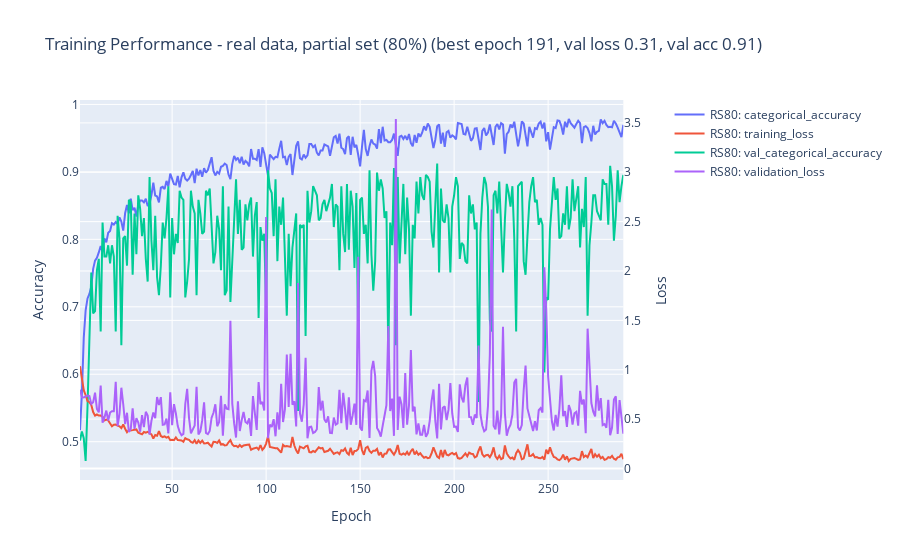

Notebook code cell kept with this figure:
### Code cell
files = {
    'RS80': "models/RS80_pointnet_history.json",
    }

histories = {}
for key in files.keys():
    with open(files[key], 'r') as f:
        histories[key] = json.load(f)

plot_training_performance(histories, 'categorical_accuracy', 'val_categorical_accuracy', 'Training Performance - real data, partial set (80%) (best epoch 191, val loss 0.31, val acc 0.91)', 'RS80_pointnet_training.png')

### Figure 1 — Plotly figure (JSON) as saved in the notebook; plotly's stock layout.template omitted (floating-point values rounded to 4 significant figures; data arrays with more than 128 entries replaced by an {"elided": "..."} marker saying what was removed)
{"data": [{"mode": "lines", "name": "RS80: categorical_accuracy", "type": "scatter", "x": {"elided": "290 int values"}, "xaxis": "x", "y": {"elided": "291 float values"}, "yaxis": "y"}, {"mode": "lines", "name": "RS80: training_loss", "type": "scatter", "x": {"elided": "290 int values"}, "xaxis": "x", "y": {"elided": "291 float values"}, "yaxis": "y2"}, {"mode": "lines", "name": "RS80: val_categorical_accuracy", "type": "scatter", "x": {"elided": "290 int values"}, "xaxis": "x", "y": {"elided": "291 float values"}, "yaxis": "y"}, {"mode": "lines", "name": "RS80: validation_loss", "type": "scatter", "x": {"elided": "290 int values"}, "xaxis": "x", "y": {"elided": "291 float values"}, "yaxis": "y2"}], "layout": {"title": {"text": "Training Performance - real data, partial set (80%) (best epoch 191, val loss 0.31, val acc 0.91)"}, "xaxis": {"anchor": "y", "domain": [0, 0.94], "title": {"text": "Epoch"}}, "yaxis": {"anchor": "x", "domain": [0, 1], "title": {"text": "Accuracy"}}, "yaxis2": {"anchor": "x", "overlaying": "y", "side": "right", "title": {"text": "Loss"}}}}
